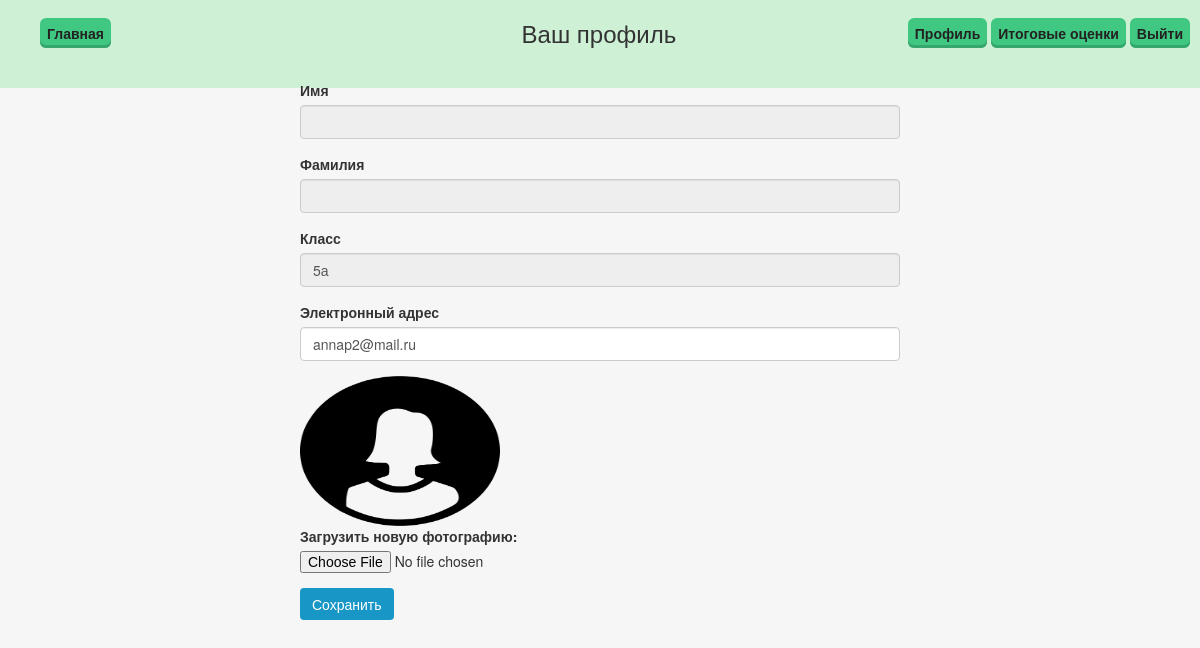
The app's page /main/profile/ (signed in) with its own data.
### login/models.py (models this page shows, shortened)
class Profile(models.Model):
    class Meta():
        db_table = 'profile'
    user = models.OneToOneField(User,on_delete=models.CASCADE)
    classes = models.ForeignKey(Clas)
    email = models.EmailField(blank=True,null=True)
    img = models.ImageField(blank=True,null=True, upload_to = "profile_img/%Y/%m/%d/")

class Clas(models.Model):
    class Meta():
        db_table = 'clas'
    char_class = models.CharField(max_length= 4,primary_key=True)
    classmaster = models.OneToOneField(Teacher)
    def __str__(self):
        return "%s" % (self.char_class)

### main/views.py (the view)
@login_required
def profile(request):
    dicts['profile'] = models.Profile.objects.get(user=auth.get_user(request).id)
    dicts['form'] = ProfileForm(request.POST or None,instance = dicts['profile'])
    return render(request,'profile.html',dicts)

### login/forms.py
class ProfileForm(forms.ModelForm):
    class Meta:
        model = Profile
        exclude = [""]

### templates/profile.html (shortened to what this page needs)
{% extends 'bar/profile_bar.html' %}
{% block profile %}
    <div class="all-content">
    <div id="mytab">
    <form method="post" action="/main/profile/save/" enctype="multipart/form-data">{% csrf_token %}
        <div class="form-group">
            <label>Имя</label>
            <input name="fname" class="form-control" disabled value="{{ fname }}">
        </div>
        <div class="form-group">
            <label>Фамилия</label>
            <input name="sname" class="form-control" disabled value="{{ sname }}" >
        </div>
        <div class="form-group">
            <label>Класс</label>
            <input name="classes" class="form-control" disabled value="{{ profile.classes }}">
        </div>
        <div class="form-group">
            <label>Электронный адрес</label>
            <input name="email" type="email" class="form-control"  value="{{ profile.email}}">
        </div>
        <div class="form-group">
            {% if profile.img %}
                <img src ="{{profile.img.url}}" width="200" height="150"><br>
            {% endif %}
            <label >Загрузить новую фотографию: </label>
            <input id="id_image" type="file" name="image">
        </div>
        <div class="form-group">
            <button type="submit" class="btn btn-color">Сохранить</button>
        </div>
    </form>
    </div>
    </div>
{% endblock %}

### static/css/main.css (style rules this page uses)
body { background-color: rgba(128, 128, 128, 0.07); }
#mytab { width: 50%; margin: 0 auto; }
.btn-color { background-color: rgb(24, 151, 199); border: none; color: white; }
.all-content { top: 80px; height: 89%; position: relative; }

### records on screen
Profile: classes "5а", email "annap2@mail.ru", img (picture)
